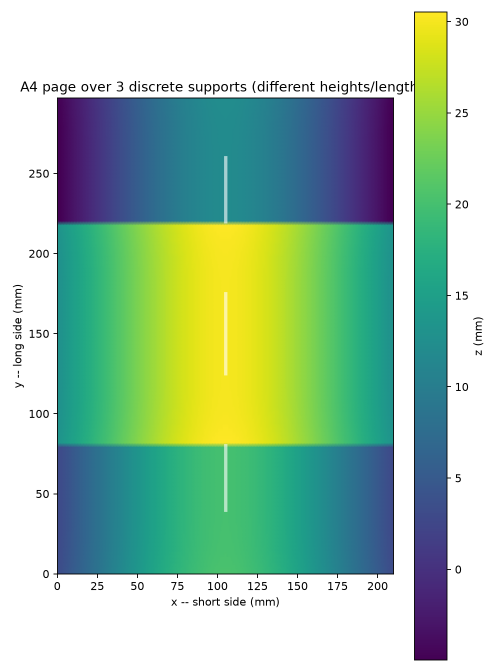
#> input picture scripts/paper_bend/multi_support_heatmap.png, 992 x 1344 px (shown at 1/2 size)
$ python -i content_filter.py   (imports and definitions only)
#> lines starting #> are read from the running program, lines starting #| are printed output that depends on the picture; after the words box and inside, x2 and y2 are one past the last pixel; in counts of white or black regions, pixels touching at a corner belong together
import cv2
import numpy as np

_LINE_KSIZE = 15
_LINE_THRESH = 36
_SCAN_MAX_SIDE = 512
MIN_CONTENT_AREA_FRAC = 0.01
MAX_MARGIN_FRAC = 0.50
MIN_CONTENT_FRAC = 0.01


def _content_mask(gray: np.ndarray, ksize: int = _LINE_KSIZE, thresh: int = _LINE_THRESH) -> np.ndarray:
    k = cv2.getStructuringElement(cv2.MORPH_ELLIPSE, (ksize, ksize))
    blackhat = cv2.morphologyEx(gray, cv2.MORPH_BLACKHAT, k)
    whitehat = cv2.morphologyEx(gray, cv2.MORPH_TOPHAT, k)
    return cv2.max(blackhat, whitehat) > thresh


def _bbox_from_mask(mask: np.ndarray):
    rows = mask.any(axis=1)
    if not rows.any():
        return None
    cols = mask.any(axis=0)
    y0, y1 = int(np.argmax(rows)), len(rows) - 1 - int(np.argmax(rows[::-1]))
    x0, x1 = int(np.argmax(cols)), len(cols) - 1 - int(np.argmax(cols[::-1]))
    return y0, y1, x0, x1


def content_bbox_fast(gray: np.ndarray):
    h, w = gray.shape
    scale = min(1.0, _SCAN_MAX_SIDE / max(h, w))
    small = (cv2.resize(gray, (round(w * scale), round(h * scale)), interpolation=cv2.INTER_AREA)
            if scale < 1.0 else gray)
    mask = _content_mask(small)
    bbox = _bbox_from_mask(mask)
    if bbox is None:
        return None, float(mask.mean())
    content_frac = float(mask.mean())
    if scale == 1.0:
        return bbox, content_frac
    y0, y1, x0, x1 = bbox
    inv = 1.0 / scale
    return (int(y0 * inv), min(h - 1, int(y1 * inv) + 1),
            int(x0 * inv), min(w - 1, int(x1 * inv) + 1)), content_frac


def bbox_keep(bbox, h: int, w: int, min_area_frac: float = MIN_CONTENT_AREA_FRAC,
             max_margin_frac: float = MAX_MARGIN_FRAC) -> bool:
    """Margin/area keep-check for a content bbox in an h x w page --
    shared by any mask source (pixel BlackHat/TopHat, PDF text-block
    occupancy, ...), not just the raster path below."""
    y0, y1, x0, x1 = bbox
    bbox_area_frac = ((y1 - y0 + 1) * (x1 - x0 + 1)) / (h * w)
    v_margin_frac = 1.0 - (y1 - y0 + 1) / h
    h_margin_frac = 1.0 - (x1 - x0 + 1) / w
    return (bbox_area_frac >= min_area_frac and v_margin_frac <= max_margin_frac
           and h_margin_frac <= max_margin_frac)


def has_enough_content(gray: np.ndarray, min_area_frac: float = MIN_CONTENT_AREA_FRAC,
                       max_margin_frac: float = MAX_MARGIN_FRAC,
                       min_content_frac: float = MIN_CONTENT_FRAC):
    bbox, content_frac = content_bbox_fast(gray)
    if bbox is None:
        return None, content_frac, False
    keep = (bbox_keep(bbox, *gray.shape, min_area_frac, max_margin_frac)
           and content_frac >= min_content_frac)
    return bbox, content_frac, keep

>>> import cv2
>>> picture = cv2.imread('../../scripts/paper_bend/multi_support_heatmap.png', cv2.IMREAD_GRAYSCALE)
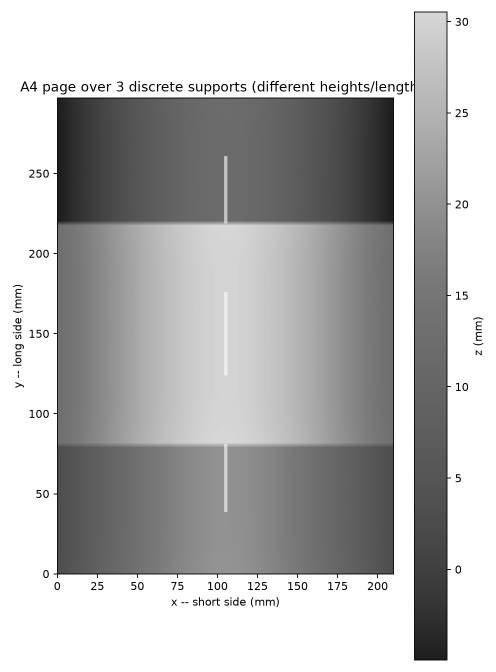
#> picture: shape (1344, 992) (shown at 1/2 size); min 0, max 255, mean 183.2
>>> result = content_bbox_fast(picture)
#> in content_bbox_fast, `small = (cv2.resize(gray, (round(w * scale), round(h * scale)), interp..`:
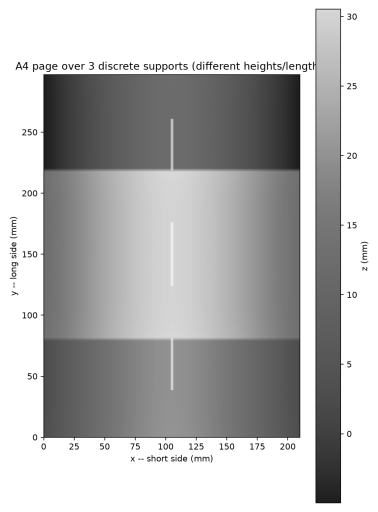
#> small: shape (512, 378); min 10, max 255, mean 183.2
#> in _content_mask, `blackhat = cv2.morphologyEx(gray, cv2.MORPH_BLACKHAT, k)`:
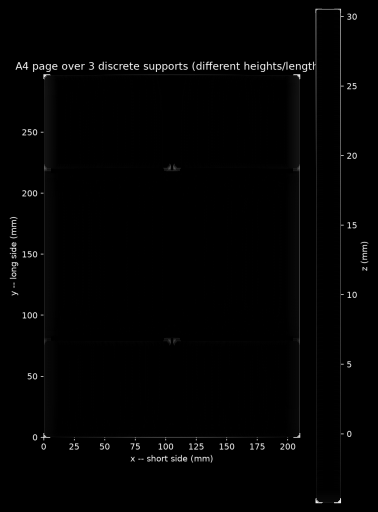
#> blackhat: shape (512, 378); min 0, max 245, mean 2.9
#> in _content_mask, `whitehat = cv2.morphologyEx(gray, cv2.MORPH_TOPHAT, k)`:
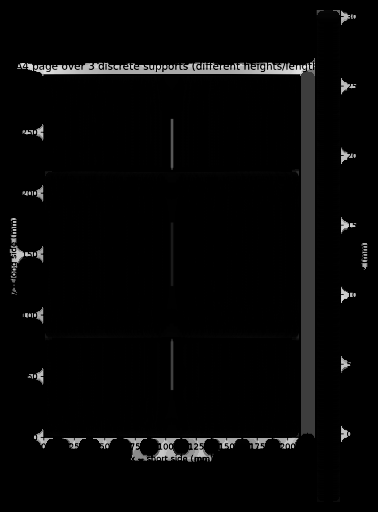
#> whitehat: shape (512, 378); min 0, max 230, mean 6.7
#> in _content_mask, `return cv2.max(blackhat, whitehat) > thresh`:
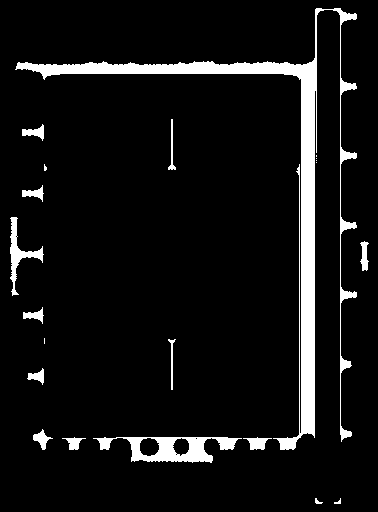
#> returned value: shape (512, 378) bool; 7.4% white; 21 white regions (6 under 20 px), largest, box (x1, y1, x2, y2) and area: (15, 8, 357, 450) 10234, (93, 437, 242, 463) 1797, (10, 217, 44, 296) 652
#> in _bbox_from_mask, `y0, y1 = int(np.argmax(rows)), len(rows) - 1 - int(np.argmax(rows[::-1..`: y0 = 8; y1 = 503
#> in _bbox_from_mask, `x0, x1 = int(np.argmax(cols)), len(cols) - 1 - int(np.argmax(cols[::-1..`: x0 = 10; x1 = 368
#> in content_bbox_fast, `bbox = _bbox_from_mask(mask)`: bbox = (8, 503, 10, 368)
#> in content_bbox_fast, `content_frac = float(mask.mean())`: content_frac = 0.074
#> in content_bbox_fast, `y0, y1, x0, x1 = bbox`: y0 = 8; y1 = 503; x0 = 10; x1 = 368
#> result = ((21, 1321, 26, 967), 0.074)

$ run again, on scripts/paper_bend/multi_support_profiles.png
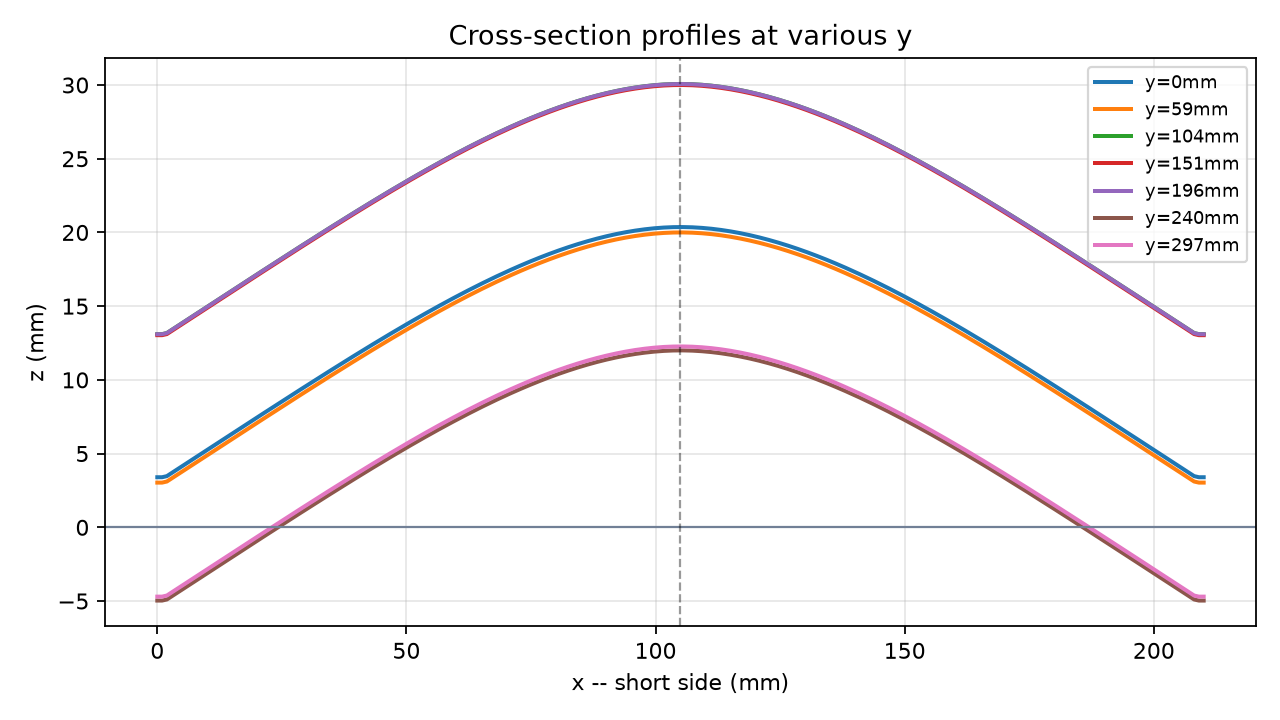
#> input picture scripts/paper_bend/multi_support_profiles.png, 1280 x 720 px
#> in _content_mask, `whitehat = cv2.morphologyEx(gray, cv2.MORPH_TOPHAT, k)`:
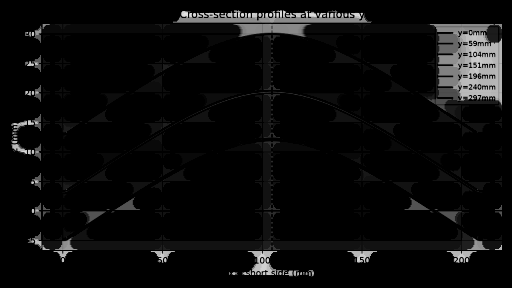
#> whitehat: shape (288, 512); min 0, max 228, mean 11
#> in _content_mask, `return cv2.max(blackhat, whitehat) > thresh`:
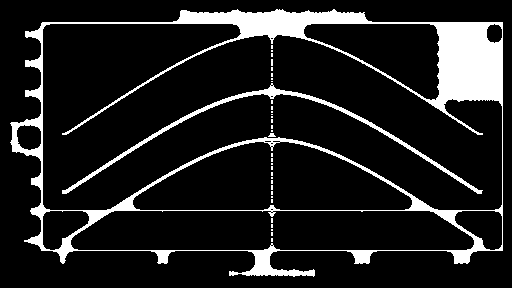
#> returned value: shape (288, 512) bool; 12.6% white; 35 white regions (32 under 20 px), largest, box (x1, y1, x2, y2) and area: (10, 9, 503, 277) 16365, (62, 83, 483, 194) 1927, (268, 133, 276, 137) 22
#> in _bbox_from_mask, `y0, y1 = int(np.argmax(rows)), len(rows) - 1 - int(np.argmax(rows[::-1..`: y0 = 9; y1 = 276
#> in _bbox_from_mask, `x0, x1 = int(np.argmax(cols)), len(cols) - 1 - int(np.argmax(cols[::-1..`: x0 = 10; x1 = 502
#> bbox = (9, 276, 10, 502)
#> content_frac = 0.126
#> in content_bbox_fast, `y0, y1, x0, x1 = bbox`: y0 = 9; y1 = 276; x0 = 10; x1 = 502
#> result = ((22, 691, 25, 1256), 0.126)

$ run again, on scripts/paper_bend/multi_support_ridge_profile.png
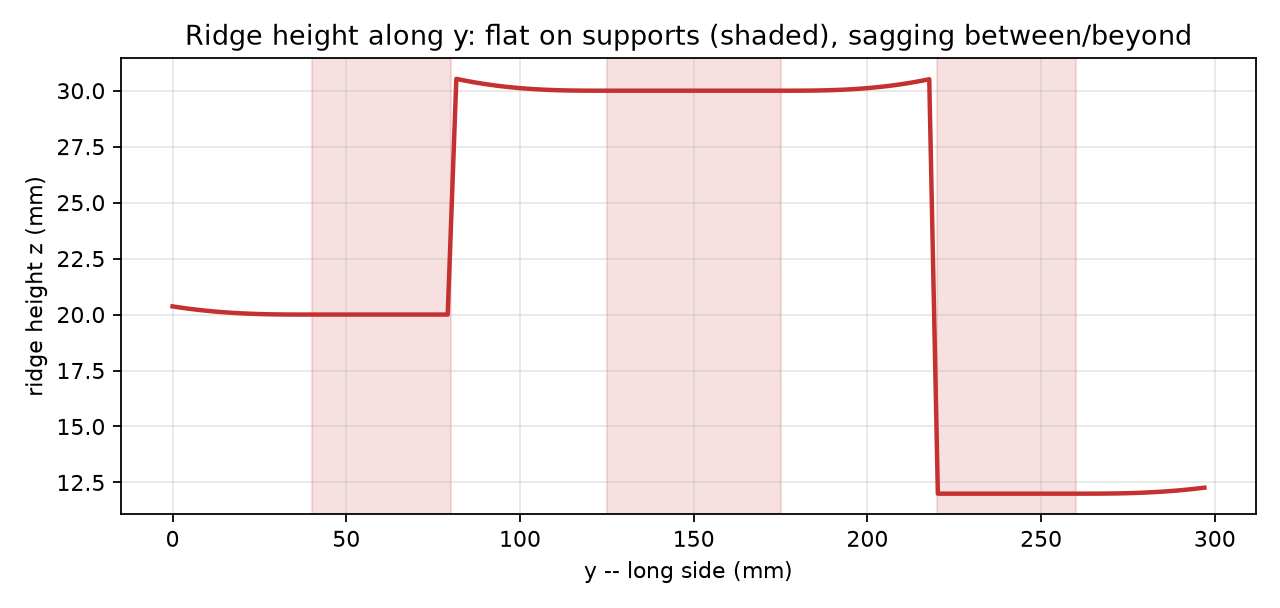
#> input picture scripts/paper_bend/multi_support_ridge_profile.png, 1280 x 608 px
#> in _content_mask, `whitehat = cv2.morphologyEx(gray, cv2.MORPH_TOPHAT, k)`:
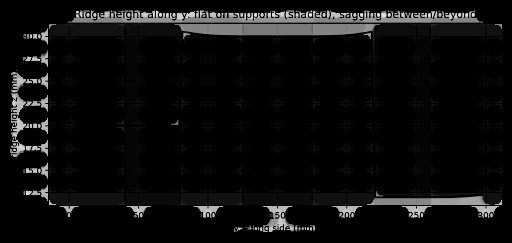
#> whitehat: shape (243, 512); min 0, max 234, mean 13.2
#> in _content_mask, `return cv2.max(blackhat, whitehat) > thresh`:
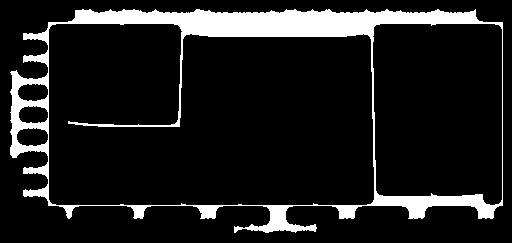
#> returned value: shape (243, 512) bool; 11.8% white; 1 white region, box (x1, y1, x2, y2) and area: (10, 9, 503, 233) 14656
#> in _bbox_from_mask, `y0, y1 = int(np.argmax(rows)), len(rows) - 1 - int(np.argmax(rows[::-1..`: y0 = 9; y1 = 232
#> in _bbox_from_mask, `x0, x1 = int(np.argmax(cols)), len(cols) - 1 - int(np.argmax(cols[::-1..`: x0 = 10; x1 = 502
#> bbox = (9, 232, 10, 502)
#> content_frac = 0.118
#> in content_bbox_fast, `y0, y1, x0, x1 = bbox`: y0 = 9; y1 = 232; x0 = 10; x1 = 502
#> result = ((22, 581, 25, 1256), 0.118)

$ run again, on scripts/paper_bend/nonlinear_asymmetric_shoot_80mm.png
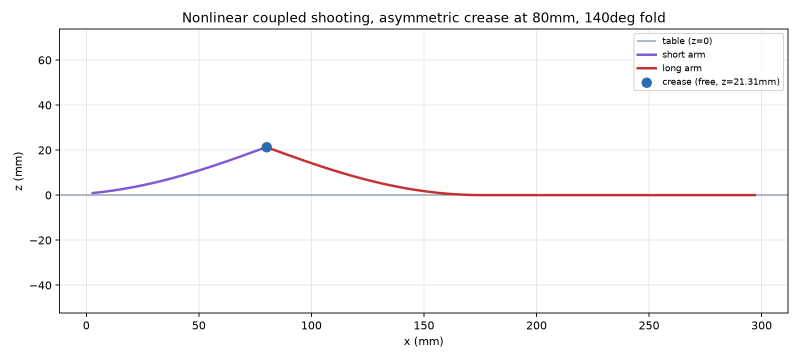
#> input picture scripts/paper_bend/nonlinear_asymmetric_shoot_80mm.png, 1600 x 720 px (shown at 1/2 size)
#> in _content_mask, `whitehat = cv2.morphologyEx(gray, cv2.MORPH_TOPHAT, k)`:
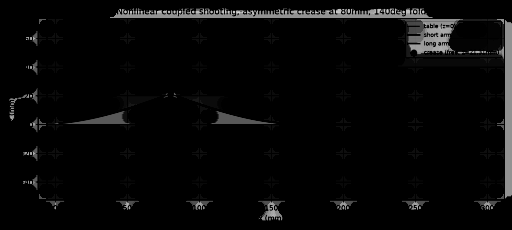
#> whitehat: shape (230, 512); min 0, max 210, mean 7.9
#> in _content_mask, `return cv2.max(blackhat, whitehat) > thresh`:
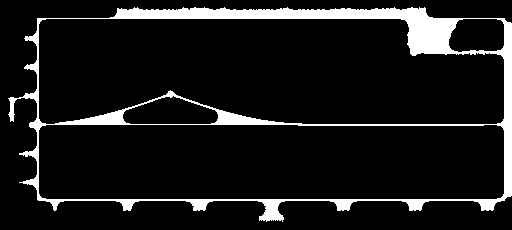
#> returned value: shape (230, 512) bool; 9.8% white; 1 white region, box (x1, y1, x2, y2) and area: (8, 7, 512, 222) 11533
#> in _bbox_from_mask, `y0, y1 = int(np.argmax(rows)), len(rows) - 1 - int(np.argmax(rows[::-1..`: y0 = 7; y1 = 221
#> in _bbox_from_mask, `x0, x1 = int(np.argmax(cols)), len(cols) - 1 - int(np.argmax(cols[::-1..`: x0 = 8; x1 = 511
#> bbox = (7, 221, 8, 511)
#> content_frac = 0.0979
#> in content_bbox_fast, `y0, y1, x0, x1 = bbox`: y0 = 7; y1 = 221; x0 = 8; x1 = 511
#> result = ((21, 691, 25, 1597), 0.0979)
